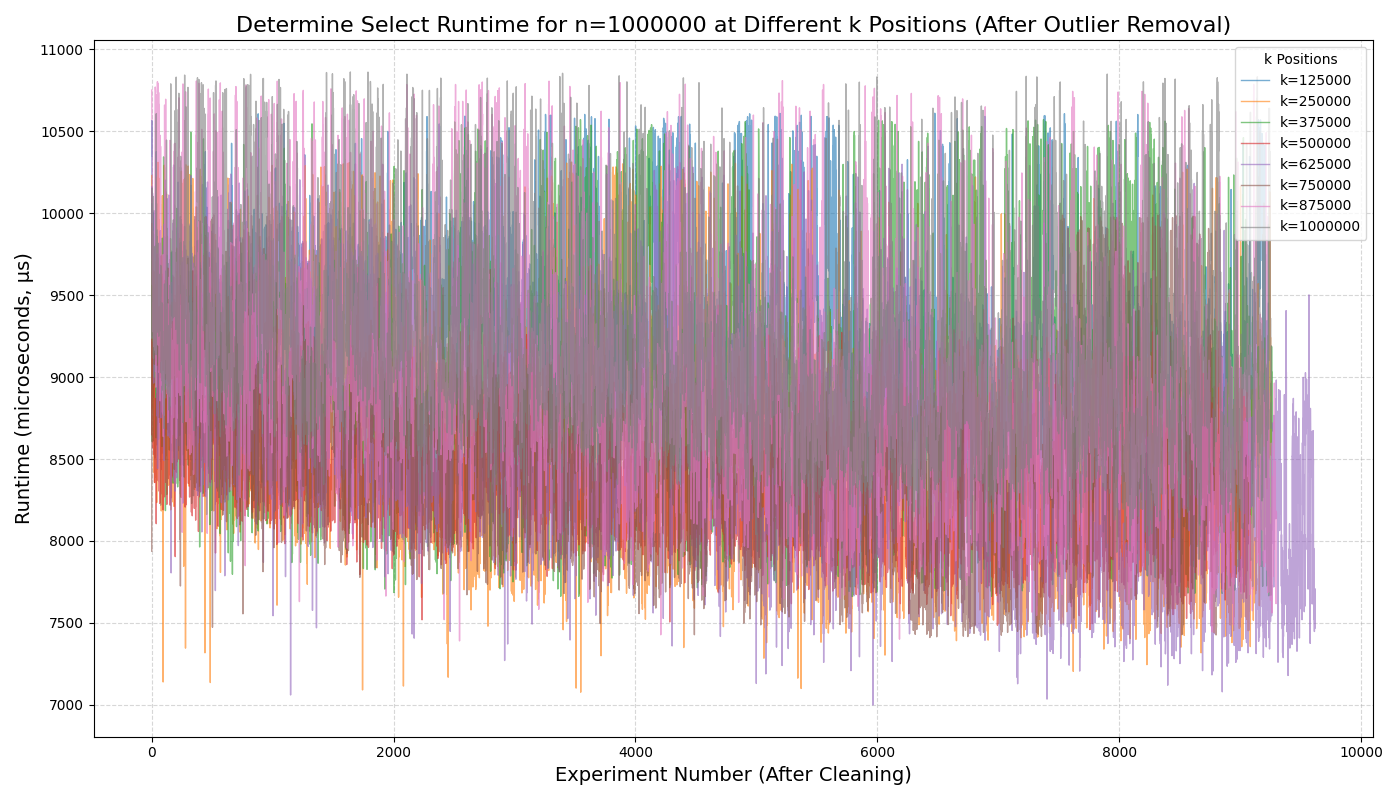

This figure's Python source:
import matplotlib.pyplot as plt
import numpy as np

# 设置文件路径
file_path = "/Users/tang/Course/算法设计与分析/Lab/Lab 1/times/determine_continue_1000000.txt"  # 请替换为您的实际文件路径

# 固定的 n 值
n = 1000000

# 定义 k 的位置（k = n/8, 2n/8, ..., 8n/8）
k_positions = [n * i / 8 for i in range(1, 9)]
k_labels = [f"k={int(k)}" for k in k_positions]

# 实验次数
num_experiments = 10000

# 初始化一个列表来存储所有 k 的运行时间数据
runtimes = []

# 读取文件并解析数据
try:
    with open(file_path, "r") as file:
        for line_num, line in enumerate(file, start=1):
            # 去除行末的换行符并按空格分割
            run_time_strs = line.strip().split()
            # 检查每行是否有10000个数据
            if len(run_time_strs) != num_experiments:
                raise ValueError(
                    f"第 {line_num} 行的数据数量不为 {num_experiments}，实际为 {len(run_time_strs)}。"
                )
            # 将字符串转换为浮点数
            run_time_floats = [float(rt) for rt in run_time_strs]
            runtimes.append(run_time_floats)
except FileNotFoundError:
    print(f"文件未找到: {file_path}")
    exit(1)
except ValueError as ve:
    print(f"数据格式错误: {ve}")
    exit(1)

# 检查是否有8个 k 的数据
if len(runtimes) != 8:
    print(f"预期8个 k 的数据，但读取到 {len(runtimes)} 个。")
    exit(1)


# 定义一个函数来去除异常值
def remove_outliers(data):
    """
    使用IQR方法去除数据中的异常值。
    """
    q1 = np.percentile(data, 25)
    q3 = np.percentile(data, 75)
    iqr = q3 - q1
    lower_bound = q1 - 1.5 * iqr
    upper_bound = q3 + 1.5 * iqr
    # 过滤数据
    cleaned_data = [x for x in data if lower_bound <= x <= upper_bound]
    return cleaned_data, lower_bound, upper_bound


# 初始化一个列表来存储清洗后的运行时间数据
cleaned_runtimes = []

# 初始化一个字典来存储每个k的异常值范围
outlier_info = {}

# 对每个k的位置进行异常值去除
for i in range(8):
    data = runtimes[i]
    cleaned_data, lower, upper = remove_outliers(data)
    cleaned_runtimes.append(cleaned_data)
    outlier_info[k_labels[i]] = {
        "original_count": len(data),
        "cleaned_count": len(cleaned_data),
        "removed": len(data) - len(cleaned_data),
        "lower_bound": lower,
        "upper_bound": upper,
    }

# 打印异常值去除的信息
for k, info in outlier_info.items():
    print(
        f"{k}: 去除 {info['removed']} 个异常值 (范围: {info['lower_bound']} ≤ x ≤ {info['upper_bound']})"
    )

# 准备x轴数据（实验次数）
# 由于每个k的清洗后数据长度可能不同，我们需要为每个k生成对应的x轴
# 这里，我们将为每个k绘制其清洗后的数据，x轴为清洗后的实验编号

# 创建图形和轴
plt.figure(figsize=(14, 8))

# 为每个 k 绘制运行时间曲线
for i in range(8):
    data = cleaned_runtimes[i]
    x = np.arange(1, len(data) + 1)  # 清洗后的实验编号
    plt.plot(
        x,
        data,
        label=k_labels[i],
        alpha=0.6,  # 设置透明度以便更好地展示重叠部分
        linewidth=1,  # 线宽
    )

# 添加标题和轴标签
plt.title(
    f"Determine Select Runtime for n={n} at Different k Positions (After Outlier Removal)",
    fontsize=16,
)
plt.xlabel("Experiment Number (After Cleaning)", fontsize=14)
plt.ylabel("Runtime (microseconds, μs)", fontsize=14)

# 添加图例
plt.legend(title="k Positions", fontsize=10, loc="upper right")

# 添加网格
plt.grid(True, linestyle="--", alpha=0.5)

# 优化布局
plt.tight_layout()

# 显示图表
plt.show()

# 如果需要保存图表，可以使用以下代码：
# plt.savefig('runtime_comparison_n1000000_cleaned.png', dpi=300)
